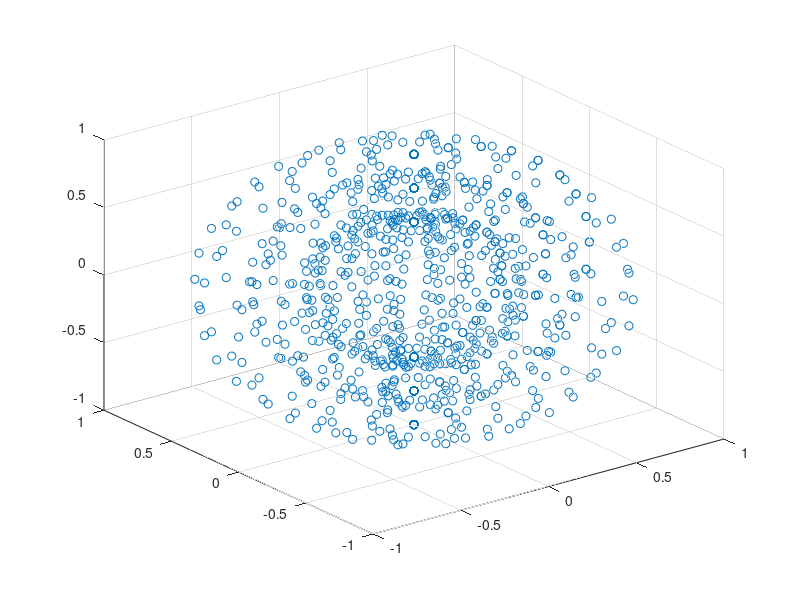

MATLAB code to generate this figure:
figure
[X,Y,Z] = sphere(16);
x = [0.5*X(:); 0.75*X(:); X(:)];
y = [0.5*Y(:); 0.75*Y(:); Y(:)];
z = [0.5*Z(:); 0.75*Z(:); Z(:)];
scatter3(x,y,z);
